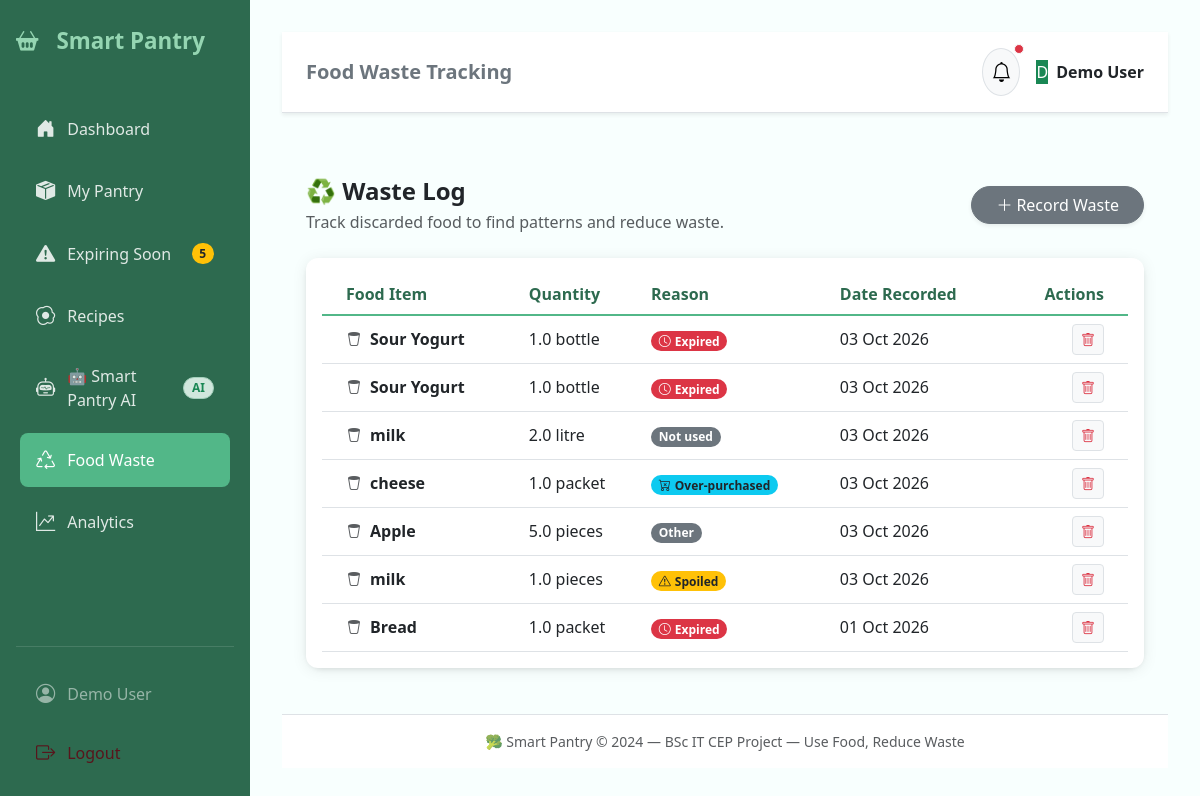
/waste/ (signed in), run on the app's committed database.
### models/waste.py (models this page shows)
class FoodWaste(db.Model):
    __tablename__ = 'food_waste'
    id = db.Column(db.Integer, primary_key=True)
    user_id = db.Column(db.Integer, db.ForeignKey('users.id'), nullable=False)
    pantry_item_id = db.Column(db.Integer, db.ForeignKey('pantry_items.id'), nullable=True)
    item_name = db.Column(db.String(100), nullable=False)
    quantity = db.Column(db.Float, nullable=False)
    unit = db.Column(db.String(20), nullable=False)
    reason = db.Column(db.String(50), nullable=False)
    waste_date = db.Column(db.Date, nullable=False)
    user = relationship('User', backref='wasted_items')
    pantry_item = relationship('PantryItem')
    REASONS = ['Expired', 'Spoiled', 'Over-purchased', 'Not used', 'Other']

### routes/waste.py (the view)
@waste_bp.route('')
@waste_bp.route('/')
@login_required
def list_waste():
    user_id = session['user_id']
    records = FoodWaste.query.filter_by(user_id=user_id).order_by(FoodWaste.waste_date.desc()).all()
    notifications = _get_notifications(user_id)
    return render_template('waste.html',
                           records=records,
                           reasons=FoodWaste.REASONS,
                           units=PantryItem.UNITS,
                           waste_item=None,
                           notifications=notifications)

### models/pantry.py (called while the page is built)
    @property
    def days_remaining(self):
        if self.expiry_date:
            return (self.expiry_date - date.today()).days
        return 0

    @property
    def computed_status(self):
        if self.status != 'available':
            return self.status
        days = self.days_remaining
        if days < 0:
            return 'Expired'
        elif days == 0:
            return 'Expires Today'
        elif days <= 3:
            return 'Expiring Soon'
        elif days <= 7:
            return 'Use Soon'
        else:
            return 'Fresh'

### routes/waste.py (called while the page is built)
def _get_notifications(user_id):
    from services.expiry_service import get_pantry_summary
    summary = get_pantry_summary(user_id)
    return {
        'expiring_count': summary.get('expiring_soon_count', 0),
        'expired_count': summary.get('expired_count', 0),
    }

### services/expiry_service.py (called while the page is built)
def get_pantry_summary(user_id):
    items = PantryItem.query.filter_by(user_id=user_id, status='available').all()
    total = len(items)
    fresh = 0
    expiring_soon = 0
    expired = 0
    for item in items:
        status = item.computed_status
        if status in ['Fresh', 'Use Soon']:
            fresh += 1
        elif status in ['Expiring Soon', 'Expires Today']:
            expiring_soon += 1
        elif status == 'Expired':
            expired += 1
    wasted_count = PantryItem.query.filter_by(user_id=user_id, status='wasted').count()
    consumed_count = PantryItem.query.filter_by(user_id=user_id, status='consumed').count()
    return {
        'total_items': total,
        'fresh_count': fresh,
        'expiring_soon_count': expiring_soon,
        'expired_count': expired,
        'wasted_count': wasted_count,
        'consumed_count': consumed_count,
    }

### utils.py (called while the page is built)
def login_required(f):
    @wraps(f)
    def decorated(*args, **kwargs):
        if 'user_id' not in session:
            flash('Please log in to access this page.', 'warning')
            return redirect(url_for('auth.login'))
        return f(*args, **kwargs)
    return decorated

### templates/waste.html (shortened to what this page needs)
{% extends "base.html" %}
{% block page_title %}Food Waste Tracking{% endblock %}
{% block content %}
<div class="d-flex justify-content-between align-items-center mb-4">
    <div>
        <h4 class="fw-bold mb-1">♻️ Waste Log</h4>
        <p class="text-muted mb-0">Track discarded food to find patterns and reduce waste.</p>
    </div>
    <button class="btn btn-secondary rounded-pill shadow-sm px-4"
            data-bs-toggle="modal" data-bs-target="#recordWasteModal">
        <i class="bi bi-plus-lg me-1"></i>Record Waste
    </button>
</div>
<div class="card border-0 shadow-sm rounded-4">
    <div class="card-body p-0">
        <div class="table-responsive">
            <table class="table table-hover align-middle mb-0">
                <thead class="bg-light">
                    <tr>
                        <th class="ps-4">Food Item</th>
                        <th>Quantity</th>
                        <th>Reason</th>
                        <th>Date Recorded</th>
                        <th class="text-end pe-4">Actions</th>
                    </tr>
                </thead>
                <tbody>
                    {% if records %}
                        {% for record in records %}
                        <tr>
                            <td class="ps-4 fw-bold">
                                <i class="bi bi-trash2 text-muted me-2"></i>{{ record.item_name }}
                            </td>
                            <td>{{ record.quantity }} {{ record.unit }}</td>
                            <td>
                                {% if record.reason == 'Expired' %}
                                    <span class="badge bg-danger rounded-pill">
                                        <i class="bi bi-clock me-1"></i>Expired
                                    </span>
                                {% elif record.reason == 'Spoiled' %}
                                    <span class="badge bg-warning text-dark rounded-pill">
                                        <i class="bi bi-exclamation-triangle me-1"></i>Spoiled
                                    </span>
                                {% elif record.reason == 'Over-purchased' %}
                                    <span class="badge bg-info text-dark rounded-pill">
                                        <i class="bi bi-cart-x me-1"></i>Over-purchased
                                    </span>
                                {% else %}
                                    <span class="badge bg-secondary rounded-pill">{{ record.reason }}</span>
                                {% endif %}
                            </td>
                            <td>{{ record.waste_date.strftime('%d %b %Y') if record.waste_date else '-' }}</td>
                            <td class="text-end pe-4">
                                <form method="POST" action="{{ url_for('waste.delete', id=record.id) }}"
                                      class="d-inline"
                                      onsubmit="return confirm('Delete this waste record?');">
                                    <button type="submit" class="btn btn-sm btn-light border text-danger" title="Delete">
                                        <i class="bi bi-trash"></i>
                                    </button>
                                </form>
                            </td>
                        </tr>
                        {% endfor %}
                    {% endif %}
                </tbody>
            </table>
        </div>
    </div>
</div>
{% endblock %}

### static/css/style.css (style rules this page uses)
:root { --primary: #2d6a4f; --secondary: #52b788; --accent: #95d5b2; --warning: #f4a261; --danger: #e76f51; --light-bg: #f8fffe; --card-shadow: 0 2px 15px rgba(0,0,0,0.08); }
body { font-family: 'Segoe UI', Tahoma, Geneva, Verdana, sans-serif; background-color: var(--light-bg); }
.table-responsive { background: white; border-radius: 12px; box-shadow: var(--card-shadow); padding: 1rem; }
.table thead th { border-bottom: 2px solid var(--secondary); color: var(--primary); font-weight: 600; }

### data on the page
FoodWaste: item_name "Sour Yogurt", quantity "1.0", unit "bottle", reason "Expired" (drawn), waste_date "03 Oct 2026"
FoodWaste: item_name "Sour Yogurt", quantity "1.0", unit "bottle", reason "Expired" (drawn), waste_date "03 Oct 2026"
FoodWaste: item_name "milk", quantity "2.0", unit "litre", reason "Not used", waste_date "03 Oct 2026"
FoodWaste: item_name "cheese", quantity "1.0", unit "packet", reason "Over-purchased" (drawn), waste_date "03 Oct 2026"
FoodWaste: item_name "Apple", quantity "5.0", unit "pieces", reason "Other", waste_date "03 Oct 2026"
FoodWaste: item_name "milk", quantity "1.0", unit "pieces", reason "Spoiled" (drawn), waste_date "03 Oct 2026"
FoodWaste: item_name "Bread", quantity "1.0", unit "packet", reason "Expired" (drawn), waste_date "01 Oct 2026"

### other printed values
{{ notifications.expiring_count }} "5"
{{ session.get('user_name', 'User') }} "Demo User"
{{ session.get('user_name', 'U')[0].upper() }} "D"
